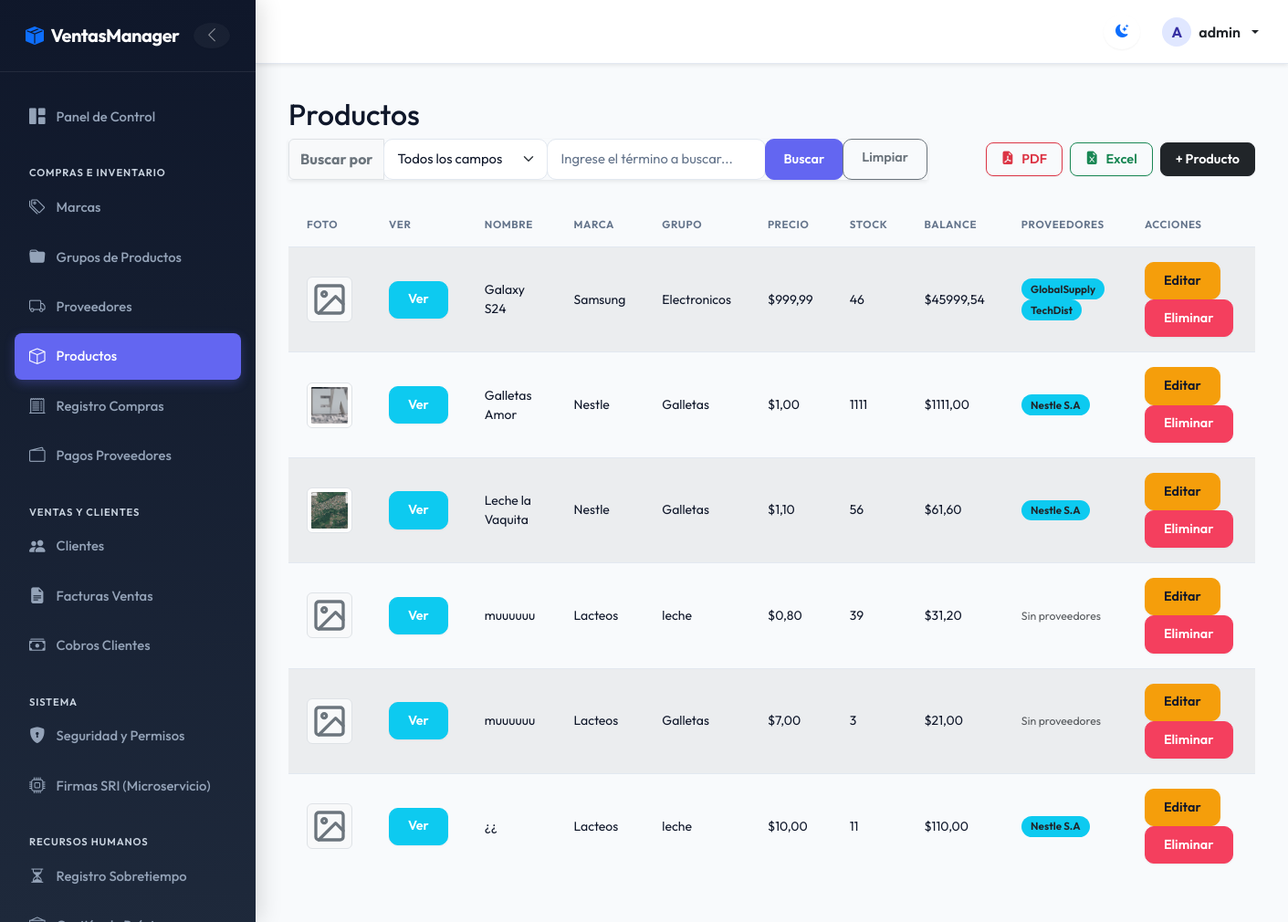
Page /products/ (signed in) on the earlier database version.
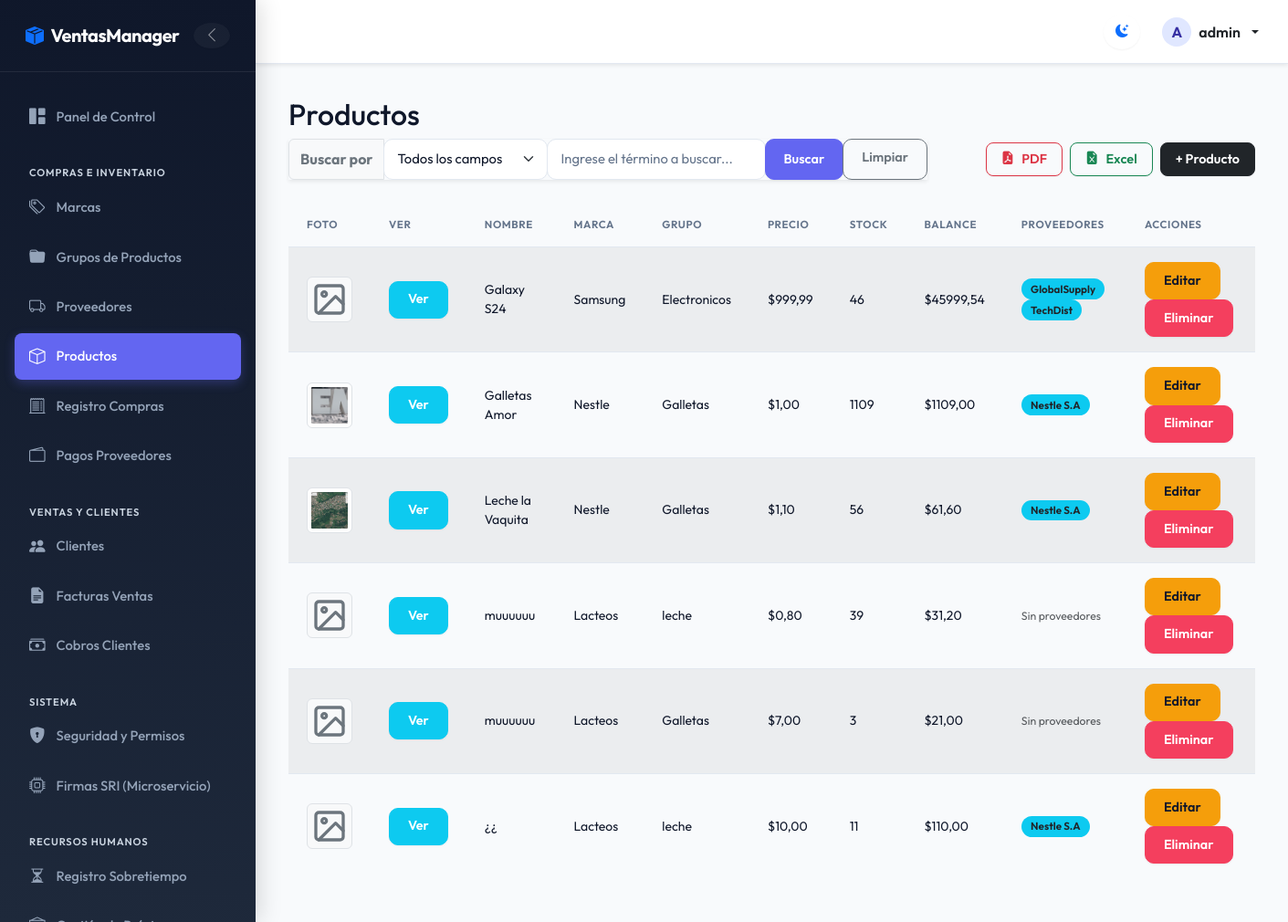
Same page on the later database version.
### billing/models.py (models this page shows, shortened)
class Product(models.Model):
    name = models.CharField(max_length=200, verbose_name='Product Name')
    description = models.TextField(default="", verbose_name='Descripción')
    brand = models.ForeignKey(Brand, on_delete=models.PROTECT, related_name='products')
    group = models.ForeignKey(ProductGroup, on_delete=models.PROTECT, related_name='products')
    suppliers = models.ManyToManyField(Supplier, related_name='products', blank=True)
    unit_price = models.DecimalField(max_digits=12, decimal_places=2)
    stock = models.IntegerField(default=0)
    image = models.ImageField(upload_to='products/', blank=True, null=True, verbose_name='Imagen')
    is_active = models.BooleanField(default=True)
    created_at = models.DateTimeField(auto_now_add=True)
    updated_at = models.DateTimeField(auto_now=True)
    class Meta:
        verbose_name = 'Product'
        verbose_name_plural = 'Products'
        ordering = ['name']
        permissions = [
            ("download_product_pdf", "Can download Product PDF report"),
            ("download_product_excel", "Can download Product Excel report"),
            ("detail_product", "Can view Product detail modal"),
        ]
    @property
    def balance(self):
        return self.unit_price * self.stock

class Brand(models.Model):
    name = models.CharField(max_length=100, unique=True, verbose_name='Brand Name')
    description = models.TextField(blank=True, null=True)
    image = models.ImageField(upload_to='brands/', blank=True, null=True, verbose_name='Imagen de Marca')
    is_active = models.BooleanField(default=True)
    created_at = models.DateTimeField(auto_now_add=True)
    updated_at = models.DateTimeField(auto_now=True)
    class Meta:
        verbose_name = 'Brand'
        verbose_name_plural = 'Brands'
        ordering = ['name']
        permissions = [
            ("download_brand_pdf", "Can download Brand PDF report"),
            ("download_brand_excel", "Can download Brand Excel report"),
            ("detail_brand", "Can view Brand detail modal"),
        ]

class ProductGroup(models.Model):
    name = models.CharField(max_length=100, unique=True, verbose_name='Group Name')
    is_active = models.BooleanField(default=True)
    created_at = models.DateTimeField(auto_now_add=True)
    updated_at = models.DateTimeField(auto_now=True)
    class Meta:
        verbose_name = 'Product Group'
        verbose_name_plural = 'Product Groups'
        ordering = ['name']
        permissions = [
            ("download_productgroup_pdf", "Can download ProductGroup PDF report"),
            ("download_productgroup_excel", "Can download ProductGroup Excel report"),
            ("detail_productgroup", "Can view ProductGroup detail modal"),
        ]

### billing/views.py (the view, shortened to what this page needs)
# urls.py: path('products/', views.ProductListView.as_view(), name='product_list'),
class ProductListView(LoginRequiredMixin, PermissionRequiredMixin, ListView):
    permission_required = 'billing.view_product'
    model = Product
    template_name = 'billing/product_list.html'
    context_object_name = 'items'
    paginate_by = 10
    def get_queryset(self):
        queryset = super().get_queryset().select_related('brand', 'group').prefetch_related('suppliers')
        search_field = self.request.GET.get('search_field', 'all').strip()
        search_value = self.request.GET.get('search_value', '').strip()
        return queryset
    def get_context_data(self, **kwargs):
        context = super().get_context_data(**kwargs)
        context['search_field'] = self.request.GET.get('search_field', 'all').strip()
        context['search_value'] = self.request.GET.get('search_value', '').strip()
        return context

### billing/context_processors.py (called while the page is built)
def sri_settings(request):
    sri_url = getattr(settings, 'SRI_MICROSERVICE_URL', 'https://sri-microservice.vercel.app/firmar-y-enviar')
    base_url = sri_url.rsplit('/', 1)[0]
    return {
        'SRI_MICROSERVICE_CONFIG_URL': f"{base_url}/configurar"
    }

### security/templatetags/security_tags.py (called while the page is built)
@register.filter(name='has_group')
def has_group(user, group_name):
    if not user.is_authenticated:
        return False
    if user.is_superuser:      # el superusuario ve todo
        return True
    return user.groups.filter(name=group_name).exists()

### billing/templates/billing/product_list.html (shortened to what the changed rows need)
{% extends 'billing/base.html' %}
{% block content %}
<h2>Productos</h2>
<table class="table table-striped table-hover align-middle">
  <thead class="table-dark">
    <tr>
      <th>Foto</th>
      <th>Ver</th>
      <th>Nombre</th>
      <th>Marca</th>
      <th>Grupo</th>
      <th>Precio</th>
      <th>Stock</th>
      <th>Balance</th>
      <th>Proveedores</th>
      <th>Acciones</th>
    </tr>
  </thead>
  <tbody>
    {% for item in items %}
    <tr>
      <td>
        {% if item.image %}
          <img src="{{ item.image.url }}" alt="{{ item.name }}" class="img-thumbnail animate-fade-in" style="width: 50px; height: 50px; object-fit: cover;">
        {% endif %}
      </td>
      <td>
        {% if perms.billing.detail_product %}
        <button type="button" class="btn btn-sm btn-info text-white btn-view-product"
                data-id="{{ item.pk }}"
                data-name="{{ item.name|escape }}"
                data-description="{{ item.description|escape|default:'Sin descripción' }}"
                data-brand="{{ item.brand.name|escape }}"
                data-group="{{ item.group.name|escape }}"
                data-price="{{ item.unit_price }}"
                data-stock="{{ item.stock }}"
                data-balance="{{ item.balance }}"
                data-image="{% if item.image %}{{ item.image.url }}{% endif %}"
                data-suppliers="{% for s in item.suppliers.all %}{{ s.name }}{% if not forloop.last %}, {% endif %}{% empty %}Sin proveedores{% endfor %}"
                data-active="{% if item.is_active %}Sí{% else %}No{% endif %}">
          Ver
        </button>
        {% endif %}
      </td>
      <td>{{ item.name }}</td>
      <td>{{ item.brand.name }}</td>
      <td>{{ item.group.name }}</td>
      <td>${{ item.unit_price }}</td>
      <td>{{ item.stock }}</td>
      <td>${{ item.balance }}</td>
      <td>
        {% for s in item.suppliers.all %}
        <span class="badge bg-info text-dark">{{ s.name }}</span>
        {% empty %}
        <span class="text-muted small">Sin proveedores</span>
        {% endfor %}
      </td>
      <td>
        {% if perms.billing.change_product %}
        <a href="{% url 'billing:product_update' item.pk %}" class="btn btn-sm btn-warning">Editar</a>
        {% endif %}
        {% if perms.billing.delete_product %}
        <a href="{% url 'billing:product_delete' item.pk %}" class="btn btn-sm btn-danger">Eliminar</a>
        {% endif %}
      </td>
    </tr>
    {% empty %}
    <tr>
      <td colspan="10" class="text-center">Producto no encontrado.</td>
    </tr>
    {% endfor %}
  </tbody>
</table>
{% endblock %}

Differences in the rows shown:
changed Product "Galletas Amor": stock "1111" → "1109"; balance "1111,00" → "1109,00"
